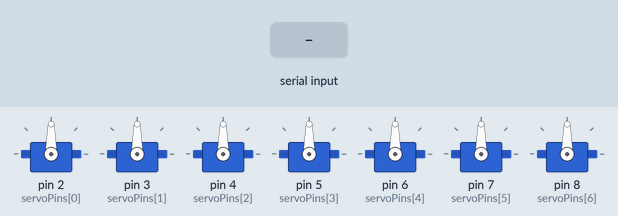
A sketch run on a simulated Arduino Uno, built with avr-gcc and run on an emulated ATmega328P. Shown: 7 × servo. The inputs (shaded band) are chosen by the test bench.

Above: at 1.2 s.
1.3 s: "5:" received over Serial
At 3.5 s:
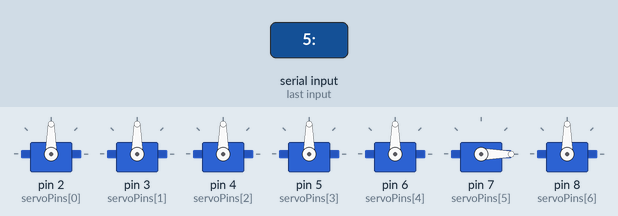
3.8 s: "1,90:" received over Serial
At 5.7 s:
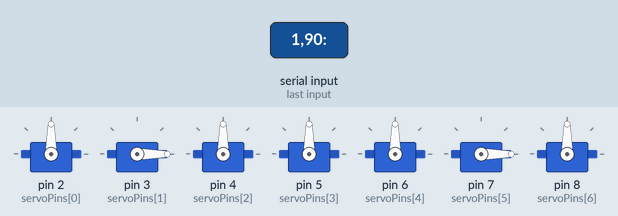
Timing chart, 0 to 7.2 s (numbered marks = the images above; inputs shaded):
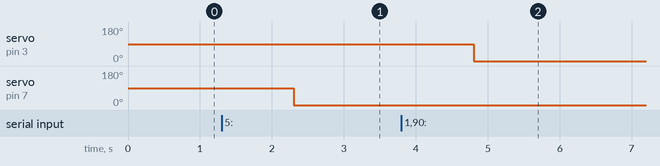

The sketch:

PC_Servo_Multi.ino
```cpp
#include <Servo.h>

int servoCount = 7;
int servoPins[] = {2, 3, 4, 5, 6, 7, 8};
Servo servos[7];

void setup()
{
  Serial.begin(9600);
  AttachServos();
//  AttachServosMirror();=3

}

void loop()
{

}

void serialEvent()
{
  int channel;
  int pos;

  channel = Serial.readStringUntil(':').toInt();
  pos = Serial.readStringUntil('*').toInt();
  servos[channel].write(pos);
//  delay(100);
}

void AttachServos()
{
  for(int i = 0; i < servoCount; i ++)
  {
    servos[i].attach(servoPins[i]);
//    delay(100);
  }

}


//void AttachServosMirror()
//{
//  for(int i = 0; i < servoCount; i --)
//  {
//    servos[1].attach(servoPins[1]);
////    delay(100);
//  }
//}
```

Measured:
- after the input at 1.3 s, servo on pin 7 (servoPins[5]): 90° → 0° after 1.0 s
- after the input at 3.8 s, servo on pin 3 (servoPins[1]): 90° → 0° after 1.0 s
